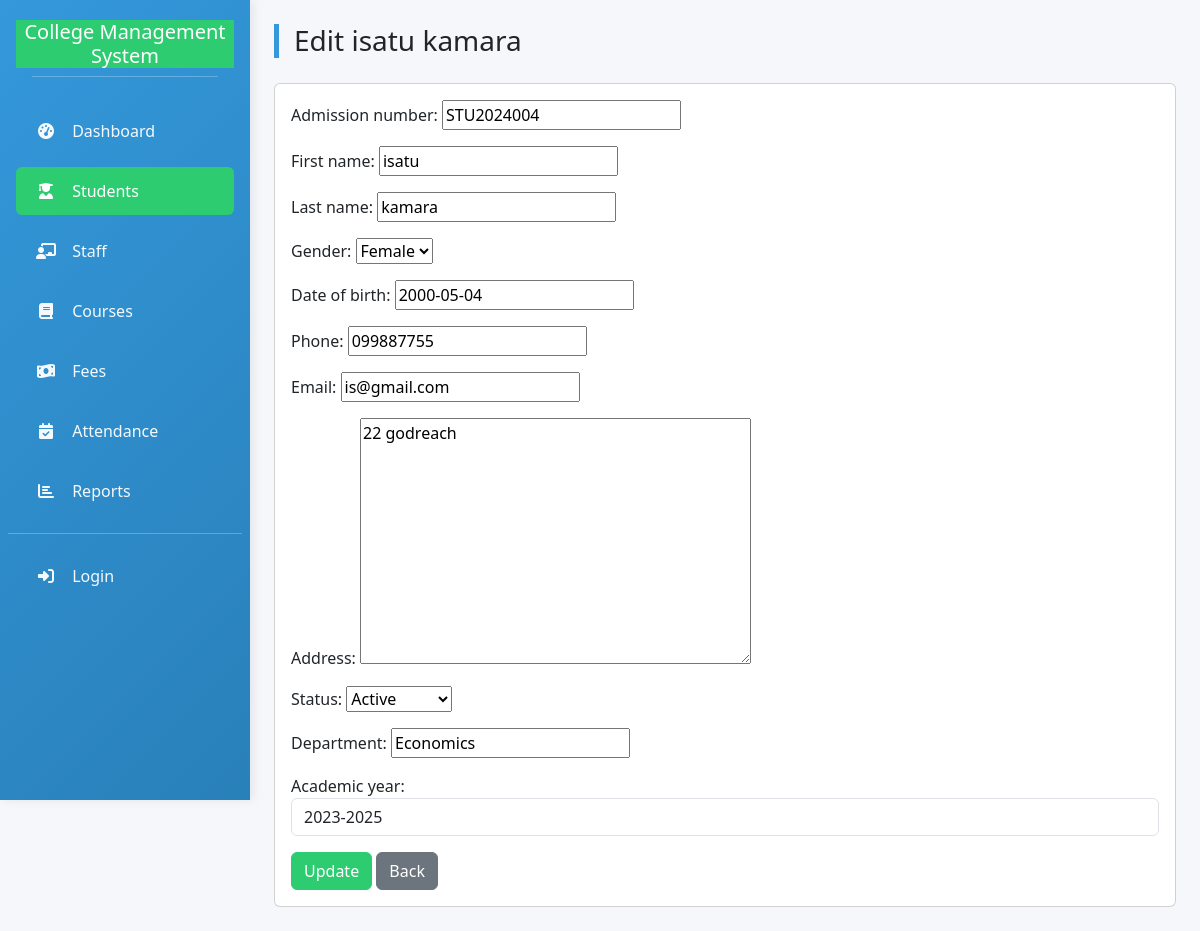
The page /students/12/edit/ on the database its author committed.
### college_db/models.py (models this page shows, shortened)
class Student(models.Model):
    college = models.ForeignKey(College, on_delete=models.CASCADE)
    admission_number = models.CharField(max_length=50, unique=True)
    first_name = models.CharField(max_length=120)
    last_name = models.CharField(max_length=120)
    gender = models.CharField(max_length=1, choices=GENDER_CHOICES)
    date_of_birth = models.DateField(null=True, blank=True)
    phone = models.CharField(max_length=50, blank=True)
    email = models.EmailField(blank=True)
    address = models.TextField(blank=True)
    status = models.CharField(max_length=20, choices=STATUS_CHOICES, default='active')
    department = models.CharField(max_length=200, blank=True, null=True)
    academic_year = models.CharField(max_length=50, blank=True, null=True)
    created_at = models.DateTimeField(auto_now_add=True)

### college_db/views.py (the view)
# urls.py: path('students/<int:student_id>/edit/', views.edit_student, name='edit_student'),
def edit_student(request, student_id):
    student = get_object_or_404(Student, pk=student_id)
    if request.method == 'POST':
        form = StudentForm(request.POST, request.FILES, instance=student)
        if form.is_valid():
            form.save()
            messages.success(request, 'Student updated.')
            return redirect('view_student', student_id=student.id)
    else:
        form = StudentForm(instance=student)
    return render(request, 'college_db/edit_student.html', {'form': form, 'student': student})

### college_db/forms.py
class StudentForm(forms.ModelForm):
    class Meta:
        model = Student
        exclude = ["college", "created_at"]  # Exclude both college and created_at
        widgets = {
            'academic_year': forms.TextInput(attrs={
                'class': 'form-control',
                'placeholder': 'e.g., 2023-2024'
            }),}

### college_db/templates/college_db/edit_student.html (shortened to what this page needs)
{% extends 'college_db/base.html' %}
{% block content %}
<div class="page-header"><h3>Edit {{ student.first_name }} {{ student.last_name }}</h3></div>
<div class="card p-3">
  <form method="post" enctype="multipart/form-data">
    {{ form.as_p }}
    <button class="btn btn-success">Update</button>
    <a href="{% url 'view_students' %}" class="btn btn-secondary">Back</a>
  </form>
</div>
{% endblock %}

### college_db/templates/college_db/base.html (style rules this page uses)
:root { --primary: #3498db; --secondary: #2ecc71; --accent: #e74c3c; --light: #f8f9fa; --dark: #34495e; --warning: #f39c12; --info: #17a2b8; }
body { background-color: #f5f7fa; font-family: 'Segoe UI', Tahoma, Geneva, Verdana, sans-serif; }
.page-header { border-left: 5px solid var(--primary); padding-left: 15px; margin-bottom: 25px; }
.btn-success { background-color: var(--secondary); border-color: var(--secondary); }

### rows shown on the page
Student: first_name "isatu", last_name "kamara", admission_number "STU2024004", gender "Female", date_of_birth "2000-05-04", phone "099887755", email "is@gmail.com", address "22 godreach", status "Active", department "Economics", academic_year "2023-2025"
